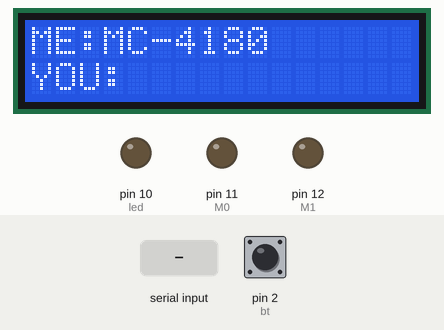
A sketch run on a simulated Arduino Uno, built with avr-gcc and run on an emulated ATmega328P. Shown: 16×2 character LCD, output pins drawn as LEDs (lit = HIGH). The inputs (shaded band) are chosen by the test bench; at power-on: pin 2 (bt) HIGH.

Above: at 1.6 s.
1.7 s: "1" received over the second serial link
At 3.9 s:
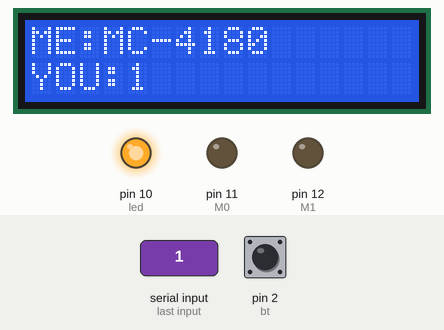
Timing chart, 0 to 5.4 s (numbered marks = the images above; inputs shaded):
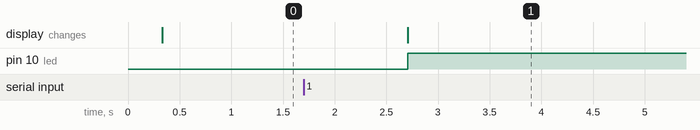

Measured:
- after the input at 1.7 s, pin 10 (led): LOW → HIGH after 1.0 s; the display: changes after 1.0 s (image 1)

The sketch:

only-address-lora1.ino
```cpp
#define M0 11
#define M1 12
const int bt =2;
const int led = 10;
String car="MC-4180";
#include <SoftwareSerial.h>
SoftwareSerial UART (3,4);//tx-->3   rx-->4
#include <Wire.h>
#include <LiquidCrystal_I2C.h>
LiquidCrystal_I2C lcd(0x27, 2, 1, 0, 4, 5, 6, 7, 3, POSITIVE);  //SDA->A4SCL->A5
void setup() {
  Serial.begin(9600);
  UART.begin(9600);
  pinMode(bt, INPUT);//開關
  pinMode(led, OUTPUT); //LED輸出
  pinMode(M0,OUTPUT);
  pinMode(M1,OUTPUT);
  digitalWrite(M0,LOW);
  digitalWrite(M1,LOW);
  lcd.begin(16,2);
  lcd.noBacklight();
      delay(250);
  lcd.backlight();
  lcd.setCursor(0,0);
  lcd.print("ME:MC-4180");
  lcd.setCursor(0,1);
  lcd.print("YOU:");
  delay(100);
}

void loop() {
if(digitalRead(bt)==LOW){
    delay(400);
    UART.print(car);
    }
    if(UART.available() > 0){
    String input = UART.readString();
    lcd.print(input);
    lcd.setCursor(11,1);
    lcd.print("         ");
    digitalWrite(led, 255);
  }
}
```
